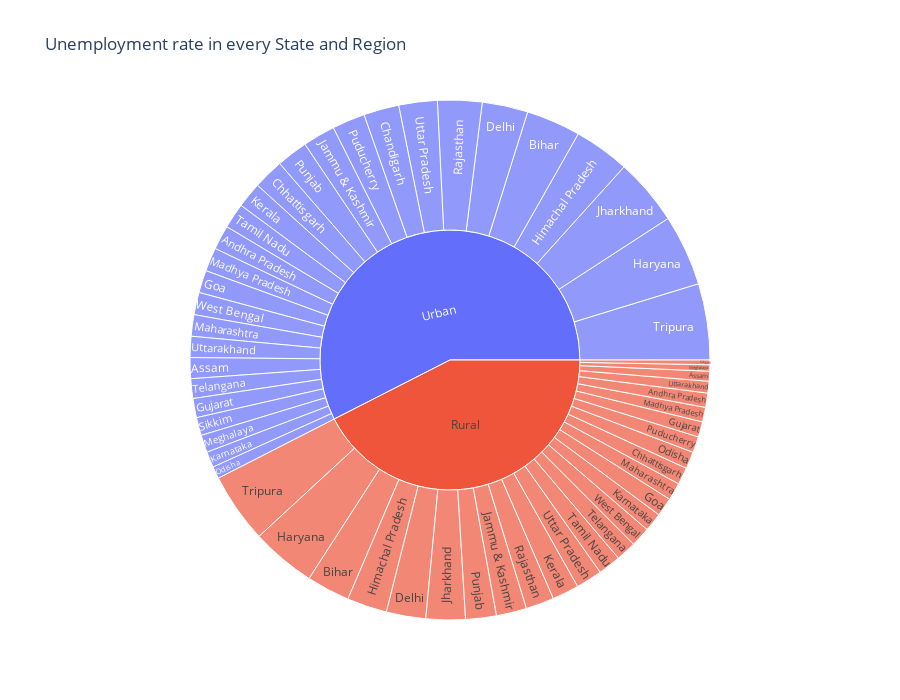

Notebook source saved alongside this figure:
### Markdown cell above
State and Region vise unemployoment plot for data of May-2019 to June-2020

### Code cell
unemployment = df_dropped[["Region", "area", "Unemployment_rate"]]

fig = px.sunburst(unemployment, path=['area','Region'], values='Unemployment_rate',
                  title= 'Unemployment rate in every State and Region', height=700)
fig.show()

### Figure 1 — Plotly figure (JSON) as saved in the notebook; plotly's stock layout.template omitted (floating-point values rounded to 4 significant figures)
{"data": [{"branchvalues": "total", "domain": {"x": [0, 1], "y": [0, 1]}, "hovertemplate": "labels=%{label}<br>Unemployment_rate=%{value}<br>parent=%{parent}<br>id=%{id}<extra></extra>", "ids": ["Rural/Andhra Pradesh", "Urban/Andhra Pradesh", "Rural/Assam", "Urban/Assam", "Rural/Bihar", "Urban/Bihar", "Urban/Chandigarh", "Rural/Chhattisgarh", "Urban/Chhattisgarh", "Rural/Delhi", "Urban/Delhi", "Rural/Goa", "Urban/Goa", "Rural/Gujarat", "Urban/Gujarat", "Rural/Haryana", "Urban/Haryana", "Rural/Himachal Pradesh", "Urban/Himachal Pradesh", "Rural/Jammu & Kashmir", "Urban/Jammu & Kashmir", "Rural/Jharkhand", "Urban/Jharkhand", "Rural/Karnataka", "Urban/Karnataka", "Rural/Kerala", "Urban/Kerala", "Rural/Madhya Pradesh", "Urban/Madhya Pradesh", "Rural/Maharashtra", "Urban/Maharashtra", "Rural/Meghalaya", "Urban/Meghalaya", "Rural/Odisha", "Urban/Odisha", "Rural/Puducherry", "Urban/Puducherry", "Rural/Punjab", "Urban/Punjab", "Rural/Rajasthan", "Urban/Rajasthan", "Rural/Sikkim", "Urban/Sikkim", "Rural/Tamil Nadu", "Urban/Tamil Nadu", "Rural/Telangana", "Urban/Telangana", "Rural/Tripura", "Urban/Tripura", "Rural/Uttar Pradesh", "Urban/Uttar Pradesh", "Rural/Uttarakhand", "Urban/Uttarakhand", "Rural/West Bengal", "Urban/West Bengal", "Rural", "Urban"], "labels": ["Andhra Pradesh", "Andhra Pradesh", "Assam", "Assam", "Bihar", "Bihar", "Chandigarh", "Chhattisgarh", "Chhattisgarh", "Delhi", "Delhi", "Goa", "Goa", "Gujarat", "Gujarat", "Haryana", "Haryana", "Himachal Pradesh", "Himachal Pradesh", "Jammu & Kashmir", "Jammu & Kashmir", "Jharkhand", "Jharkhand", "Karnataka", "Karnataka", "Kerala", "Kerala", "Madhya Pradesh", "Madhya Pradesh", "Maharashtra", "Maharashtra", "Meghalaya", "Meghalaya", "Odisha", "Odisha", "Puducherry", "Puducherry", "Punjab", "Punjab", "Rajasthan", "Rajasthan", "Sikkim", "Sikkim", "Tamil Nadu", "Tamil Nadu", "Telangana", "Telangana", "Tripura", "Tripura", "Uttar Pradesh", "Uttar Pradesh", "Uttarakhand", "Uttarakhand", "West Bengal", "West Bengal", "Rural", "Urban"], "name": "", "parents": ["Rural", "Urban", "Rural", "Urban", "Rural", "Urban", "Urban", "Rural", "Urban", "Rural", "Urban", "Rural", "Urban", "Rural", "Urban", "Rural", "Urban", "Rural", "Urban", "Rural", "Urban", "Rural", "Urban", "Rural", "Urban", "Rural", "Urban", "Rural", "Urban", "Rural", "Urban", "Rural", "Urban", "Rural", "Urban", "Rural", "Urban", "Rural", "Urban", "Rural", "Urban", "Rural", "Urban", "Rural", "Urban", "Rural", "Urban", "Rural", "Urban", "Rural", "Urban", "Rural", "Urban", "Rural", "Urban", "", ""], "type": "sunburst", "values": [77.37, 132.0, 53.89, 113.2, 234.8, 294.9, 191.9, 92.8, 165.9, 213.6, 248.2, 100.7, 121.9, 82.84, 103.8, 350.2, 385.8, 217.1, 302.1, 164.5, 175.5, 213.1, 363.3, 101.1, 85.79, 144.8, 138.7, 79.15, 128.2, 95.34, 116.3, 34.65, 94.92, 92.58, 65.84, 87.16, 178.4, 166.9, 169.9, 153.0, 240.7, 25.4, 97.84, 122.9, 137.1, 110.1, 106.6, 380.3, 413.5, 142.9, 208.5, 63.47, 114.3, 106.0, 121.5, 3707.0, 5016.0]}], "layout": {"height": 700, "legend": {"tracegroupgap": 0}, "title": {"text": "Unemployment rate in every State and Region"}}}
